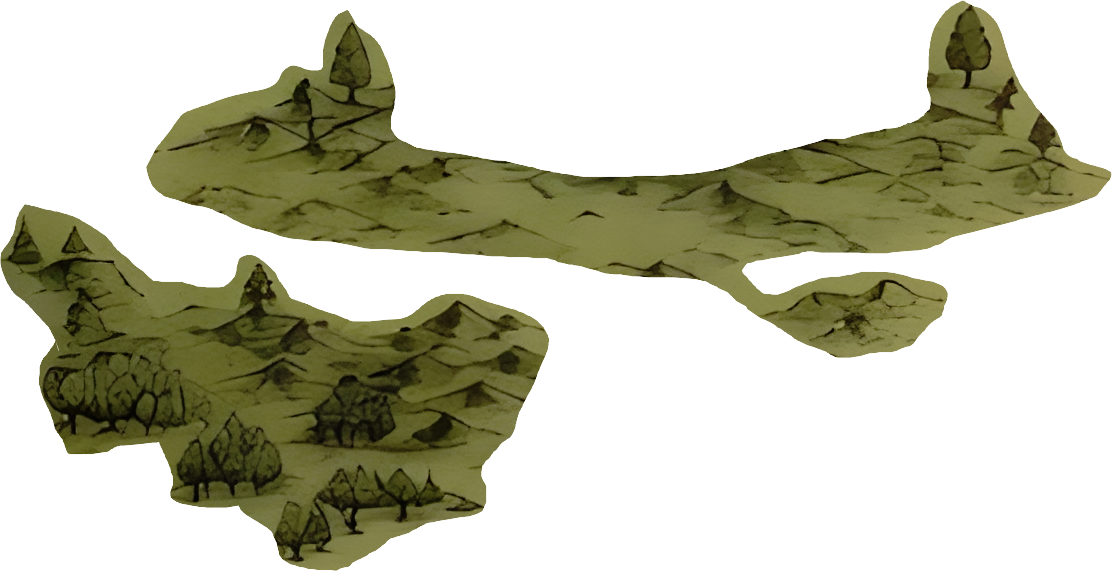
#> input picture hd-photo-Map finale/Alberelli centro mappa.png, 1112 x 571 px, given in place of base_flat.webp, which was not available
$ python fix-mappa2-sea-mask.py
#> lines starting #> are read from the running program, lines starting #| are printed output that depends on the picture
#!/usr/bin/env python3
"""Surgical sea-mask fix for the mappa2 pack (mask-revision 6 intent).

The water classifier in build-mappa2-assets.py floods the HSV-teal class from
the image border: painted snow/glacier and bright forest that touch the sea
are swallowed into `sea`, so every mask-driven effect (coast surf shader,
sea pattern, wave/sea-mark clipping) draws on the peaks. The authored biome
map (`biome_ids.png` + `biomes.json`, kind:"land") knows better — this script
carves `sea ∩ land_biomes` back out and regenerates ONLY the mask-derived
files: sea/land/shallow/foam/coast_distance/land_distance/foam_clean masks
and the alpha of layers/Mare.webp (RGB kept as shipped).

Usage: python3 scripts/fix-mappa2-sea-mask.py [--pack public/assets/world/mappa2/base] [--dry]
"""
from __future__ import annotations

import argparse
from pathlib import Path

import cv2
import json
import numpy as np
from PIL import Image

WORLD_W, WORLD_H = 2752, 1536
D_MAX = 160.0


def save_alpha_mask(mask: np.ndarray, path: Path) -> None:
    rgba = np.dstack([
        np.full(mask.shape, 255, dtype=np.uint8),
        np.full(mask.shape, 255, dtype=np.uint8),
        np.full(mask.shape, 255, dtype=np.uint8),
        np.clip(mask, 0, 255).astype(np.uint8),
    ])
    Image.fromarray(rgba, "RGBA").save(path, quality=90, alpha_quality=100, method=4)


def main() -> None:
    ap = argparse.ArgumentParser()
    ap.add_argument("--pack", default="public/assets/world/mappa2/base")
    ap.add_argument("--dry", action="store_true", help="compute and report, write nothing")
    args = ap.parse_args()
    pack = Path(args.pack)

    rgb = np.array(Image.open(pack / "layers" / "base_flat.webp").convert("RGB"))
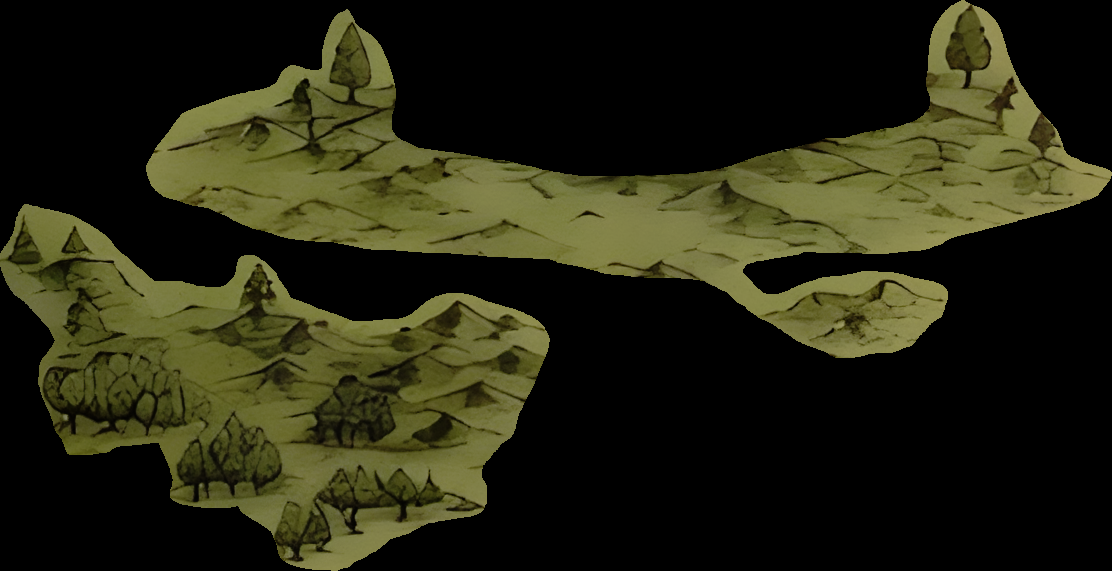
#> rgb: shape (571, 1112, 3); mean R, G, B 37.5, 37.4, 17.9
    if rgb.shape[:2] != (WORLD_H, WORLD_W):
#> (the run stopped early here; a loop or call above may not have finished)

$ run again, on hd-photo-Map finale/Alberi destra centrali.png
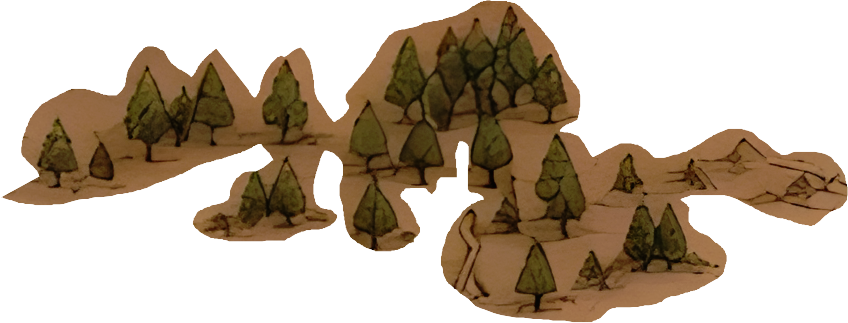
#> input picture hd-photo-Map finale/Alberi destra centrali.png, 848 x 323 px, given in place of base_flat.webp, which was not available
#> in main, `rgb = np.array(Image.open(pack / "layers" / "base_flat.webp").convert(..`:
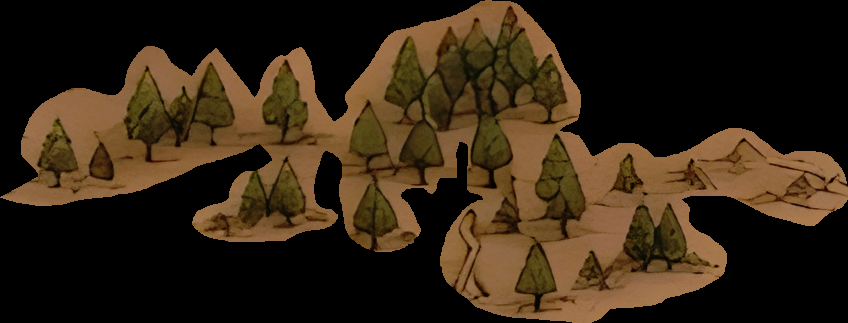
#> rgb: shape (323, 848, 3); mean R, G, B 51.3, 36.7, 19.6

$ run again, on hd-photo-Map finale/Alberi e colline marroni al centro.png
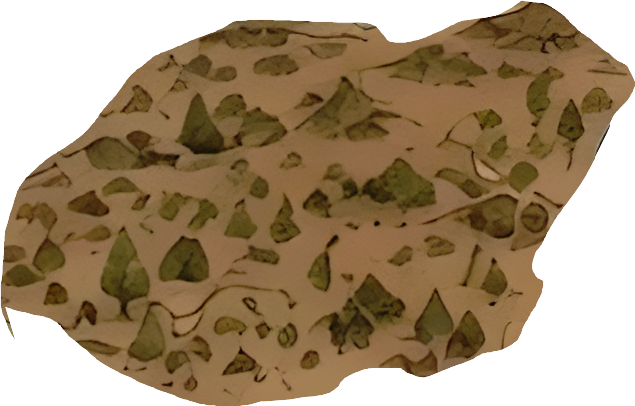
#> input picture hd-photo-Map finale/Alberi e colline marroni al centro.png, 635 x 406 px, given in place of base_flat.webp, which was not available
#> in main, `rgb = np.array(Image.open(pack / "layers" / "base_flat.webp").convert(..`:
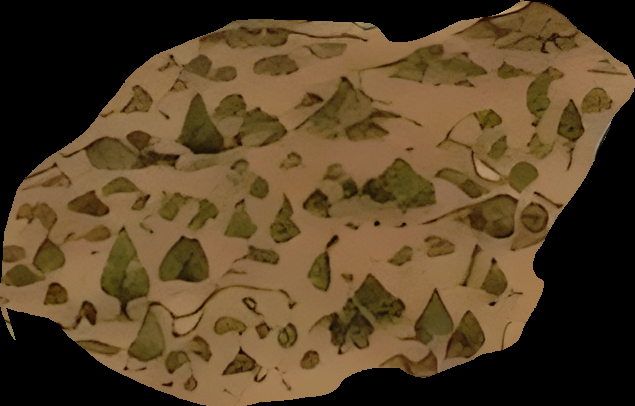
#> rgb: shape (406, 635, 3); mean R, G, B 87.9, 67, 38.8
